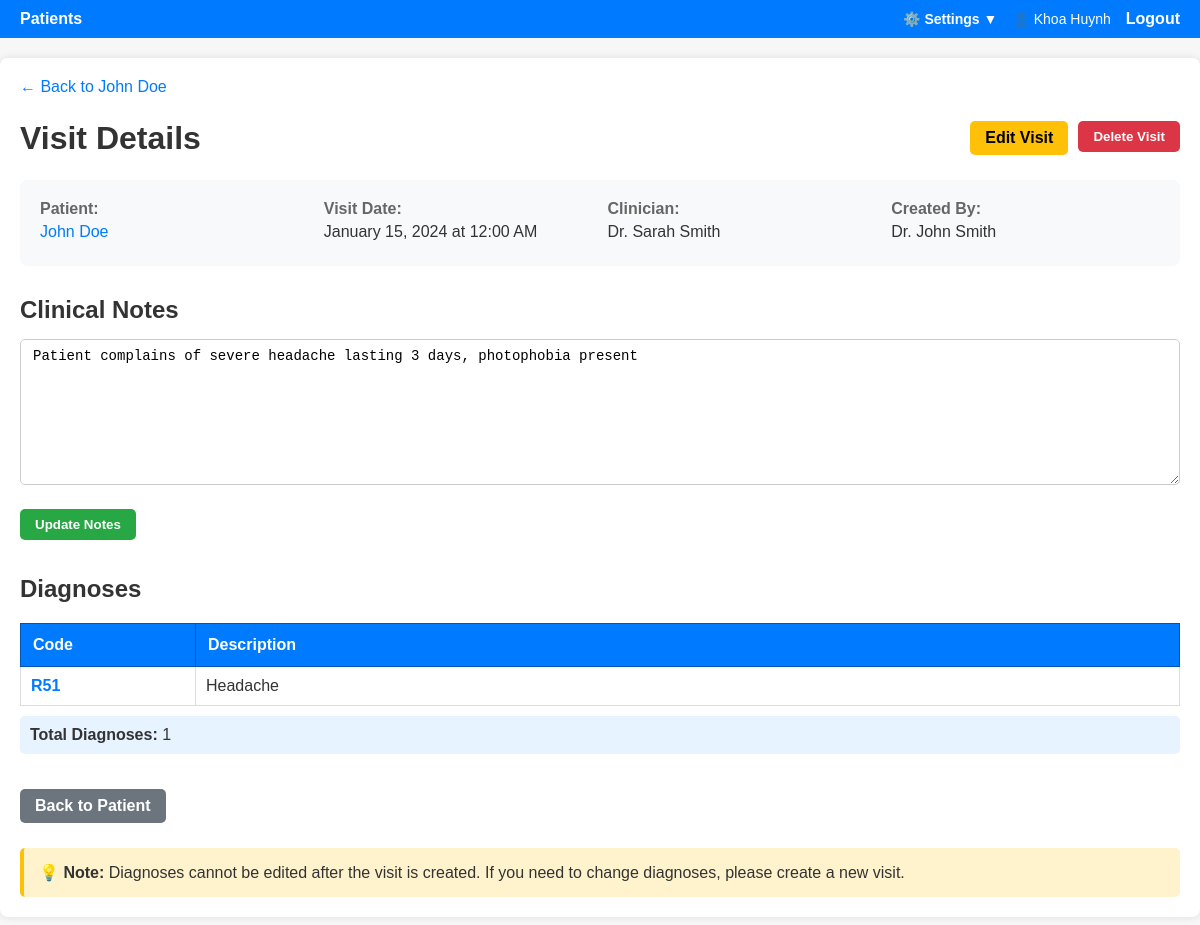
Screenshot of /visits/18 (signed in) with the database file from the repository.
### doctor_app/models.py (models this page shows, shortened)
class User(UserMixin, db.Model):
    id = db.Column(db.Integer, primary_key=True)
    username = db.Column(db.String(80), unique=True, nullable=False)
    password_hash = db.Column(db.String(255), nullable=False)
    role = db.Column(db.String(20), default="doctor")  # 'admin' or 'doctor'
    full_name = db.Column(db.String(120), nullable=True)
    email = db.Column(db.String(120), nullable=True)
    location = db.Column(
        db.String(255), nullable=True
    )  # UPDATED: Increased to 255 for full addresses
    created_at = db.Column(db.DateTime, default=datetime.utcnow)
    is_active = db.Column(db.Boolean, default=True)
    visits = db.relationship(
        "Visit", backref="creator", lazy=True, foreign_keys="Visit.created_by"
    )
    patients = db.relationship("Patient", backref="primary_doctor", lazy=True)
    def is_admin(self):
        return self.role == "admin"

class Patient(db.Model):
    id = db.Column(db.Integer, primary_key=True)
    full_name = db.Column(db.String(120), nullable=False, index=True)
    phone = db.Column(db.String(30), nullable=True, index=True)
    date_of_birth = db.Column(db.Date, nullable=True)
    created_at = db.Column(db.DateTime, default=datetime.utcnow)
    doctor_id = db.Column(
        db.Integer, db.ForeignKey("user.id"), nullable=True
    )  # NEW: Primary doctor
    visits = db.relationship(
        "Visit", backref="patient", lazy=True, cascade="all, delete-orphan"
    )

class Visit(db.Model):
    id = db.Column(db.Integer, primary_key=True)
    patient_id = db.Column(
        db.Integer, db.ForeignKey("patient.id"), nullable=False, index=True
    )
    visit_date = db.Column(db.DateTime, default=datetime.utcnow, index=True)
    clinician = db.Column(db.String(120), nullable=True)
    notes = db.Column(db.Text, nullable=True)
    created_by = db.Column(db.Integer, db.ForeignKey("user.id"), nullable=True)
    diagnoses = db.relationship(
        "Diagnosis", backref="visit", lazy=True, cascade="all, delete-orphan"
    )

class Diagnosis(db.Model):
    id = db.Column(db.Integer, primary_key=True)
    visit_id = db.Column(
        db.Integer, db.ForeignKey("visit.id"), nullable=False, index=True
    )
    code = db.Column(db.String(20), nullable=True)
    description = db.Column(db.String(255), nullable=False)

### doctor_app/visits/routes.py (the view)
@bp.route("/<int:visit_id>", methods=["GET", "POST"])
@login_required
def visit_detail(visit_id):
    visit = Visit.query.get_or_404(visit_id)
    diagnoses = visit.diagnoses
    form = EditNotesForm(obj=visit)
    if form.validate_on_submit():
        visit.notes = form.notes.data
        db.session.commit()
        flash("Clinical notes updated successfully", "success")
        return redirect(url_for("visits.visit_detail", visit_id=visit.id))
    return render_template(
        "visits/detail.html", visit=visit, diagnoses=diagnoses, form=form
    )

### doctor_app/visits/forms.py
class EditNotesForm(FlaskForm):
    notes = TextAreaField("Clinical Notes", validators=[Optional()])
    submit = SubmitField("Update Notes")

### doctor_app/auth/routes.py (called while the page is built)
@login_manager.user_loader
def load_user(user_id):
    return User.query.get(int(user_id))

### doctor_app/templates/visits/detail.html (shortened to what this page needs)
{% extends 'base.html' %}
{% block content %}
<div style="margin-bottom: 20px;">
    <a href="{{ url_for('patients.patient_detail', patient_id=visit.patient.id) }}" style="color: #007bff; text-decoration: none;">← Back to {{ visit.patient.full_name }}</a>
</div>
<div style="display: flex; justify-content: space-between; align-items: center; margin-bottom: 20px;">
    <h1 style="margin: 0;">Visit Details</h1>
    <div style="display: flex; gap: 10px;">
        <a href="{{ url_for('visits.edit_visit', visit_id=visit.id) }}" class="btn" style="background: #ffc107; color: #000;">Edit Visit</a>
        <form method="post" action="{{ url_for('visits.delete_visit', visit_id=visit.id) }}" style="display: inline;" onsubmit="return confirm('Are you sure you want to delete this visit? All diagnoses will also be deleted. This action cannot be undone.');">
            <button type="submit" class="btn" style="background: #dc3545;">Delete Visit</button>
        </form>
    </div>
</div>
<div style="background: #f8f9fa; padding: 20px; border-radius: 8px; margin-bottom: 30px;">
    <div style="display: grid; grid-template-columns: repeat(auto-fit, minmax(200px, 1fr)); gap: 15px;">
        <div>
            <strong style="color: #666;">Patient:</strong>
            <p style="margin: 5px 0;">
                <a href="{{ url_for('patients.patient_detail', patient_id=visit.patient.id) }}" style="color: #007bff; text-decoration: none;">
                    {{ visit.patient.full_name }}
                </a>
            </p>
        </div>
        <div>
            <strong style="color: #666;">Visit Date:</strong>
            <p style="margin: 5px 0;">{{ visit.visit_date.strftime('%B %d, %Y at %I:%M %p') }}</p>
        </div>
        <div>
            <strong style="color: #666;">Clinician:</strong>
            <p style="margin: 5px 0;">{{ visit.clinician or '—' }}</p>
        </div>
        {% if visit.creator %}
        <div>
            <strong style="color: #666;">Created By:</strong>
            <p style="margin: 5px 0;">{{ visit.creator.full_name or visit.creator.username }}</p>
        </div>
        {% endif %}
    </div>
</div>
<div style="margin-bottom: 30px;">
    <div style="display: flex; justify-content: space-between; align-items: center; margin-bottom: 15px;">
        <h2 style="margin: 0;">Clinical Notes</h2>
    </div>
    <form method="post">
        <div class="form-group">
            {{ form.notes(class="form-control", rows="8", placeholder="Enter clinical notes, symptoms, observations, treatment plan, etc.") }}
        </div>
        {{ form.submit(class="btn", style="background: #28a745;") }}
    </form>
</div>
<div style="margin-bottom: 30px;">
    <h2>Diagnoses</h2>
    {% if diagnoses %}
    <table style="width: 100%; border-collapse: collapse;">
        <thead>
            <tr style="background: #007bff; color: white;">
                <th style="padding: 12px; text-align: left; border: 1px solid #0056b3; width: 150px;">Code</th>
                <th style="padding: 12px; text-align: left; border: 1px solid #0056b3;">Description</th>
            </tr>
        </thead>
        <tbody>
            {% for d in diagnoses %}
            <tr>
                <td style="padding: 10px; border: 1px solid #ddd;">
                    {% if d.code %}
                        <strong style="color: #007bff;">{{ d.code }}</strong>
                    {% else %}
                        <span style="color: #999;">—</span>
                    {% endif %}
                </td>
                <td style="padding: 10px; border: 1px solid #ddd;">{{ d.description }}</td>
            </tr>
            {% endfor %}
        </tbody>
    </table>
    <div style="margin-top: 10px; padding: 10px; background: #e7f3ff; border-radius: 5px;">
        <strong>Total Diagnoses:</strong> {{ diagnoses|length }}
    </div>
    {% else %}
    <div style="padding: 30px; text-align: center; background: #f9f9f9; border-radius: 8px; border: 1px dashed #ddd;">
        <p style="font-size: 16px; color: #666; margin: 0;">No diagnoses recorded for this visit.</p>
    </div>
    {% endif %}
</div>
<div style="margin-top: 30px;">
    <a href="{{ url_for('patients.patient_detail', patient_id=visit.patient.id) }}" class="btn" style="background: #6c757d;">Back to Patient</a>
</div>
<div style="margin-top: 20px; padding: 15px; background: #fff3cd; border-radius: 5px; border-left: 4px solid #ffc107;">
    <strong>💡 Note:</strong> Diagnoses cannot be edited after the visit is created. If you need to change diagnoses, please create a new visit.
</div>
{% endblock %}

### doctor_app/templates/base.html (shortened to what this page needs)
<!doctype html>
<html lang="en">
<head>
  <link rel="stylesheet" href="{{ url_for('static', filename='style.css') }}">
</head>
<body>
  <nav>
    <a href="{{ url_for('patients.list_patients') }}" class="{% if request.endpoint == 'patients.list_patients' %}active{% endif %}">Patients</a>
    <div style="margin-left: auto; display: flex; align-items: center; gap: 15px;">
      <div class="dropdown" id="settingsDropdown">
        <button class="dropdown-button" onclick="toggleDropdown()">⚙️ Settings ▼</button>
      </div>
      <span style="color: #fff; font-size: 14px;">
        👤 {{ current_user.full_name or current_user.username }}
      </span>
      <a href="{{ url_for('auth.logout') }}">Logout</a>
    </div>
  </nav>
  <main>
    {% block content %}{% endblock %}
  </main>
</body>
</html>

### doctor_app/static/style.css (style rules this page uses)
body { font-family: Arial; background: #f7f7f7; color: #333; margin: 0; padding: 0; }
main { max-width: 1200px; margin: 20px auto; padding: 20px; background: #fff; border-radius: 8px; box-shadow: 0 0 8px rgba(0,0,0,0.1); }
nav { background: #007bff; padding: 10px 20px; display: flex; gap: 15px; }
nav a { color: #fff; text-decoration: none; font-weight: bold; }
.btn { padding: 8px 15px; border-radius: 5px; background: #007bff; color: #fff; text-decoration: none; font-weight: bold; display: inline-block; margin: 5px 0; cursor: pointer; border: none; }
.form-group { margin-bottom: 15px; }
input[type="text"], input[type="password"], input[type="date"], input[type="file"], textarea, select { padding: 8px 12px; font-size: 14px; border-radius: 5px; border: 1px solid #ccc; width: 100%; box-sizing: border-box; }
textarea { resize: vertical; }
table { width: 100%; border-collapse: collapse; margin-top: 20px; }
table thead tr { background: #007bff; color: white; }
table th { padding: 12px; text-align: left; border: 1px solid #0056b3; font-weight: bold; }
table td { padding: 10px; border: 1px solid #ddd; }
table tbody tr { border-bottom: 1px solid #ddd; transition: background-color 0.2s ease; }

### doctor_app/templates/base.html (style rules this page uses)
.dropdown { position: relative; display: inline-block; }
.dropdown-button { background: none; border: none; color: #fff; text-decoration: none; font-weight: bold; cursor: pointer; padding: 0; font-size: 14px; font-family: Arial; }

### rows the page displays
User: full_name "Khoa Huynh"
Patient: patient.full_name "John Doe"
Visit: visit_date "January 15, 2024 at 12:00 AM", clinician "Dr. Sarah Smith", notes "Patient complains of severe headache lasting 3 days, photophobia present"
User: creator "Dr. John Smith"
Diagnosis: code "R51", description "Headache"

### other values shown
{{ diagnoses|length }} "1"
